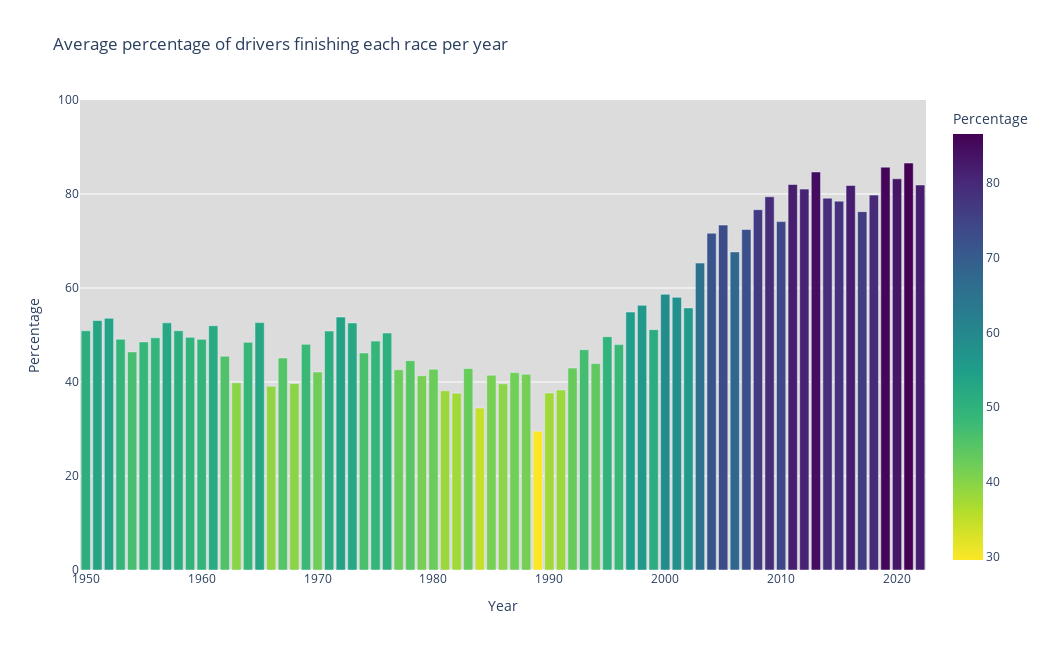

The cell this chart's notebook holds for it:
### Code cell
fig = px.bar(prct_finish, x='year', y='avgFinishPrct', color='avgFinishPrct',
             color_continuous_scale=px.colors.sequential.Viridis[::-1], width=1050, height=650,
             labels=dict(year="Year", avgFinishPrct="Percentage"),
             title='Average percentage of drivers finishing each race per year')

fig.update_layout(plot_bgcolor='gainsboro')
fig.update_yaxes(showgrid=True, gridwidth=1,  range=[0, 100])

fig.show()

### Figure 1 — Plotly figure (JSON) as saved in the notebook; plotly's stock layout.template omitted (floating-point values rounded to 4 significant figures)
{"data": [{"alignmentgroup": "True", "hovertemplate": "Year=%{x}<br>Percentage=%{marker.color}<extra></extra>", "legendgroup": "", "marker": {"color": [50.91, 53.09, 53.56, 49.1, 46.41, 48.53, 49.41, 52.6, 50.92, 49.52, 49.07, 51.97, 45.49, 39.85, 48.44, 52.64, 39.08, 45.11, 39.66, 48.02, 42.13, 50.84, 53.81, 52.56, 46.19, 48.7, 50.44, 42.59, 44.53, 41.34, 42.72, 38.13, 37.63, 42.88, 34.47, 41.45, 39.62, 41.99, 41.65, 29.54, 37.66, 38.31, 42.97, 46.88, 43.91, 49.64, 47.95, 54.88, 56.32, 51.14, 58.67, 58.02, 55.76, 65.31, 71.67, 73.39, 67.68, 72.46, 76.67, 79.41, 74.12, 82.02, 81.04, 84.69, 79.12, 78.48, 81.82, 76.25, 79.76, 85.71, 83.23, 86.59, 81.92], "coloraxis": "coloraxis", "pattern": {"shape": ""}}, "name": "", "offsetgroup": "", "orientation": "v", "showlegend": false, "textposition": "auto", "type": "bar", "x": [1950, 1951, 1952, 1953, 1954, 1955, 1956, 1957, 1958, 1959, 1960, 1961, 1962, 1963, 1964, 1965, 1966, 1967, 1968, 1969, 1970, 1971, 1972, 1973, 1974, 1975, 1976, 1977, 1978, 1979, 1980, 1981, 1982, 1983, 1984, 1985, 1986, 1987, 1988, 1989, 1990, 1991, 1992, 1993, 1994, 1995, 1996, 1997, 1998, 1999, 2000, 2001, 2002, 2003, 2004, 2005, 2006, 2007, 2008, 2009, 2010, 2011, 2012, 2013, 2014, 2015, 2016, 2017, 2018, 2019, 2020, 2021, 2022], "xaxis": "x", "y": [50.91, 53.09, 53.56, 49.1, 46.41, 48.53, 49.41, 52.6, 50.92, 49.52, 49.07, 51.97, 45.49, 39.85, 48.44, 52.64, 39.08, 45.11, 39.66, 48.02, 42.13, 50.84, 53.81, 52.56, 46.19, 48.7, 50.44, 42.59, 44.53, 41.34, 42.72, 38.13, 37.63, 42.88, 34.47, 41.45, 39.62, 41.99, 41.65, 29.54, 37.66, 38.31, 42.97, 46.88, 43.91, 49.64, 47.95, 54.88, 56.32, 51.14, 58.67, 58.02, 55.76, 65.31, 71.67, 73.39, 67.68, 72.46, 76.67, 79.41, 74.12, 82.02, 81.04, 84.69, 79.12, 78.48, 81.82, 76.25, 79.76, 85.71, 83.23, 86.59, 81.92], "yaxis": "y"}], "layout": {"barmode": "relative", "coloraxis": {"colorbar": {"title": {"text": "Percentage"}}, "colorscale": [[0, "#fde725"], [0.1111, "#b5de2b"], [0.2222, "#6ece58"], [0.3333, "#35b779"], [0.4444, "#1f9e89"], [0.5556, "#26828e"], [0.6667, "#31688e"], [0.7778, "#3e4989"], [0.8889, "#482878"], [1, "#440154"]]}, "height": 650, "legend": {"tracegroupgap": 0}, "plot_bgcolor": "gainsboro", "title": {"text": "Average percentage of drivers finishing each race per year"}, "width": 1050, "xaxis": {"anchor": "y", "domain": [0, 1], "title": {"text": "Year"}}, "yaxis": {"anchor": "x", "domain": [0, 1], "gridwidth": 1, "range": [0, 100], "showgrid": true, "title": {"text": "Percentage"}}}}
